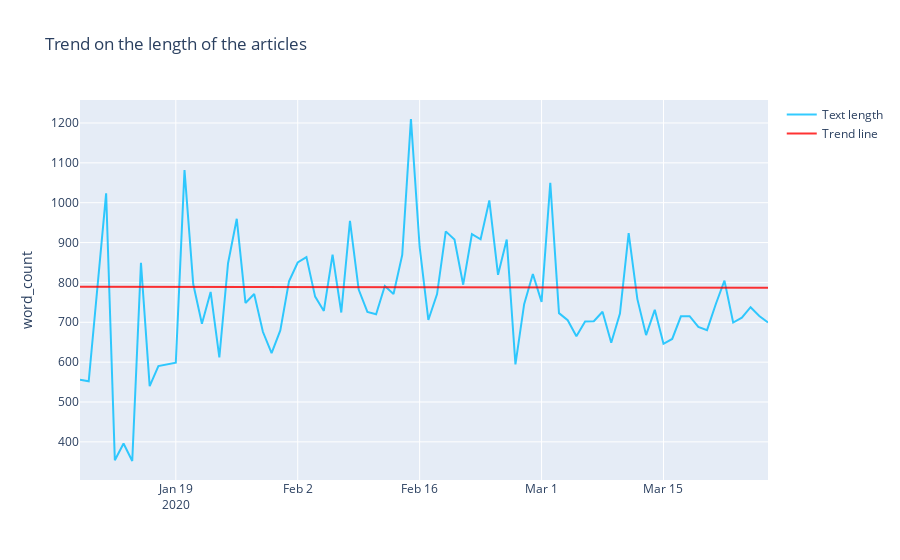

Notebook code for this chart:
### Code cell
fig = go.Figure()
fig.add_trace(go.Scatter(
                x=df_2020_text_length['Publish Date'],
                y=df_2020_text_length['Text length'],
                name="Text length",
                line_color='deepskyblue',
                opacity=0.8))

fig.add_trace(go.Scatter(
                x=df_2020_text_length['Publish Date'],
                y=predictedLine.flatten(),
                name="Trend line",
                line_color='red',
                opacity=0.8))

# Use date string to set xaxis range
fig.update_layout(title_text="Trend on the length of the articles", yaxis_title="word_count")
fig.show()
